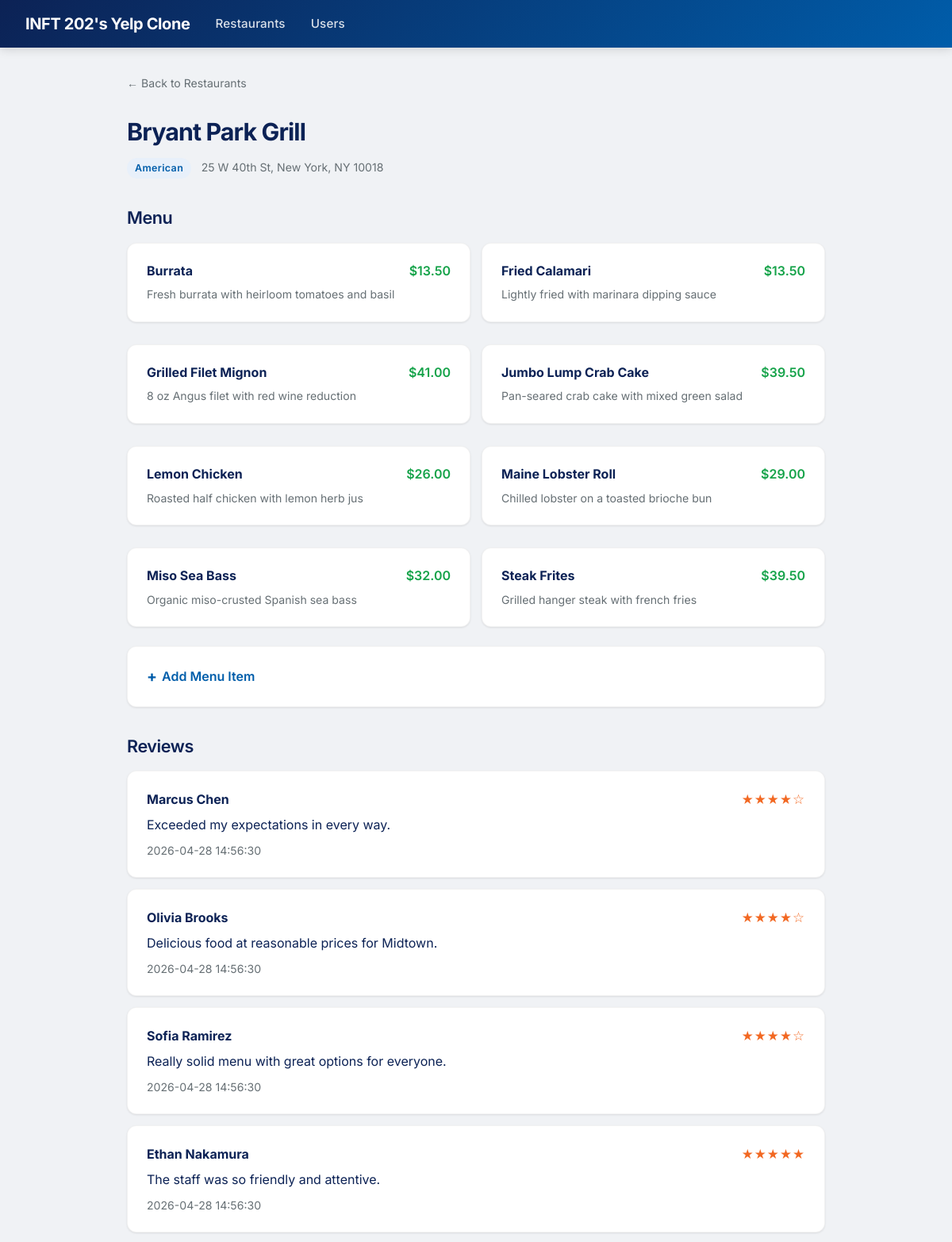
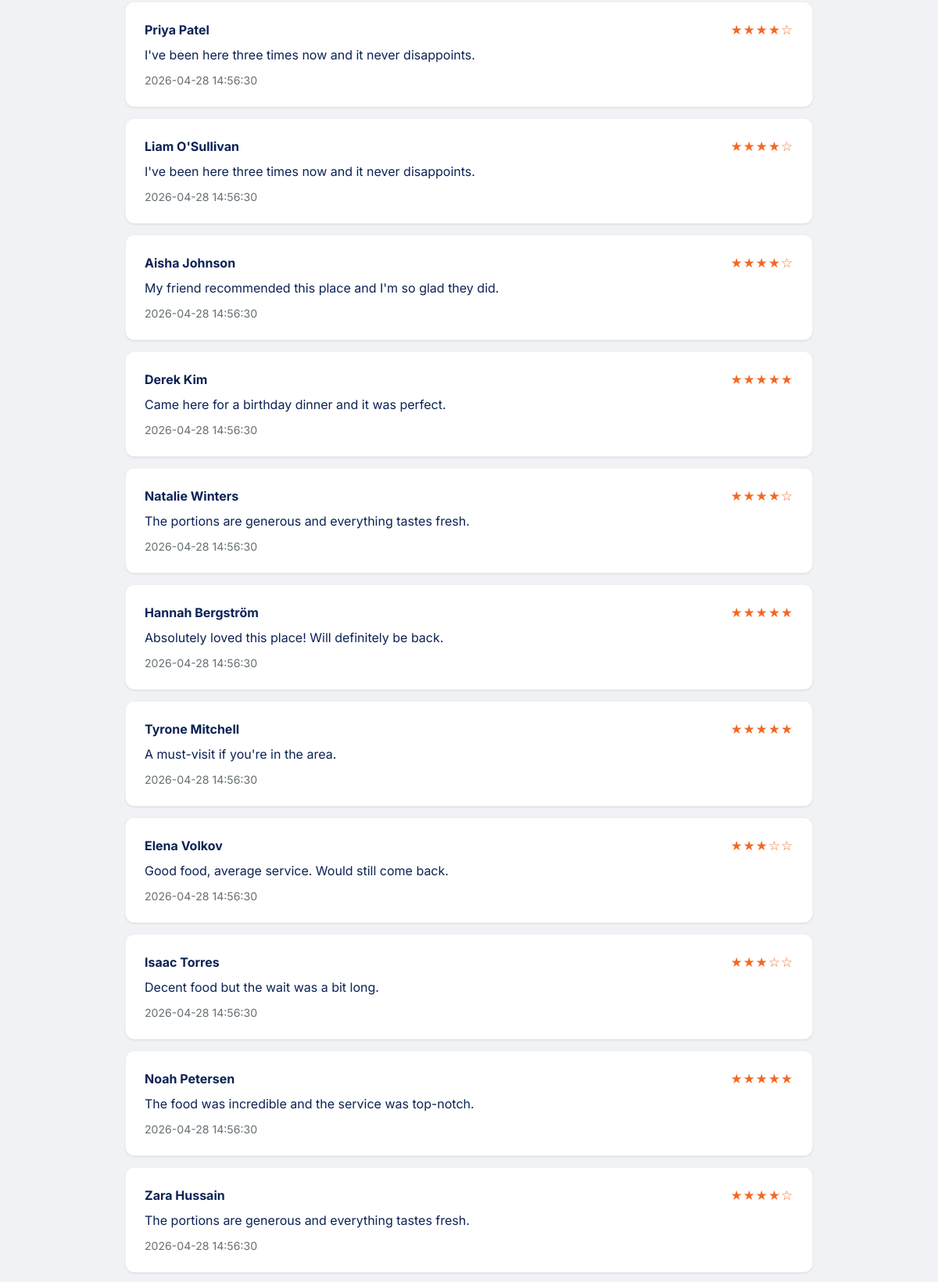
Page /restaurants/6 (upper part) on the committed database (2 pictures, top to bottom).
### tables this page shows
CREATE TABLE restaurants (
            id INTEGER PRIMARY KEY AUTOINCREMENT,
            name TEXT NOT NULL,
            address TEXT NOT NULL,
            cuisine TEXT NOT NULL,
            created_at TIMESTAMP DEFAULT CURRENT_TIMESTAMP
        );

CREATE TABLE menu_items (
            id INTEGER PRIMARY KEY AUTOINCREMENT,
            restaurant_id INTEGER NOT NULL,
            name TEXT NOT NULL,
            description TEXT,
            price REAL NOT NULL,
            FOREIGN KEY (restaurant_id) REFERENCES restaurants(id)
        );

CREATE TABLE reviews (
            id INTEGER PRIMARY KEY AUTOINCREMENT,
            user_id INTEGER NOT NULL,
            restaurant_id INTEGER NOT NULL,
            rating INTEGER NOT NULL CHECK(rating BETWEEN 1 AND 5),
            comment TEXT,
            created_at TIMESTAMP DEFAULT CURRENT_TIMESTAMP,
            FOREIGN KEY (user_id) REFERENCES users(id),
            FOREIGN KEY (restaurant_id) REFERENCES restaurants(id)
        );

CREATE TABLE users (
            id INTEGER PRIMARY KEY AUTOINCREMENT,
            name TEXT NOT NULL,
            email TEXT NOT NULL UNIQUE,
            created_at TIMESTAMP DEFAULT CURRENT_TIMESTAMP
        );

### app.py (the view)
@app.route("/restaurants/<int:id>")
def show_restaurant(id):
    db = get_db()
    restaurant = db.execute("SELECT * FROM restaurants WHERE id = ?", (id,)).fetchone()
    reviews = db.execute("""
        SELECT reviews.*, users.name AS user_name
        FROM reviews JOIN users ON reviews.user_id = users.id
        WHERE reviews.restaurant_id = ?
        ORDER BY reviews.created_at DESC
    """, (id,)).fetchall()
    menu_items = db.execute(
        "SELECT * FROM menu_items WHERE restaurant_id = ? ORDER BY name", (id,)
    ).fetchall()
    users = db.execute("SELECT * FROM users ORDER BY name").fetchall()
    return render_template(
        "restaurant.html",
        restaurant=restaurant, reviews=reviews,
        menu_items=menu_items, users=users,
    )

### app.py (called while the page is built)
def get_db():
    if "db" not in g:
        g.db = sqlite3.connect(DATABASE)
        g.db.row_factory = sqlite3.Row
        g.db.execute("PRAGMA foreign_keys = ON")
    return g.db

### templates/restaurant.html (shortened to what this page needs)
{% extends "base.html" %}
{% block content %}
<div style="margin-bottom:24px;">
    <a href="/" class="muted" style="text-decoration:none;">&larr; Back to Restaurants</a>
</div>
<h1>{{ restaurant.name }}</h1>
<p style="margin-bottom:4px;">
    <span class="badge badge-cuisine">{{ restaurant.cuisine }}</span>
    <span class="muted" style="margin-left:8px;">{{ restaurant.address }}</span>
</p>
<div class="section">
    <h2>Menu</h2>
    {% if menu_items %}
    <div class="grid">
        {% for item in menu_items %}
        <div class="card">
            <div style="display:flex; justify-content:space-between; align-items:baseline; gap:8px;">
                <strong>{{ item.name }}</strong>
                <span class="price">${{ "%.2f"|format(item.price) }}</span>
            </div>
            {% if item.description %}<p class="muted" style="margin-top:6px;">{{ item.description }}</p>{% endif %}
        </div>
        {% endfor %}
    </div>
    {% else %}
    <p class="muted">No menu items yet.</p>
    {% endif %}
    <details class="card" style="margin-top:10px;">
        <summary>Add Menu Item</summary>
    </details>
</div>
<div class="section">
    <h2>Reviews</h2>
    {% if reviews %}
    {% for review in reviews %}
    <div class="card">
        <div style="display:flex; justify-content:space-between; align-items:center; margin-bottom:6px;">
            <strong>{{ review.user_name }}</strong>
            <span class="star-visual">
                {% for i in range(1, 6) %}{% if i <= review.rating %}&#9733;{% else %}&#9734;{% endif %}{% endfor %}
            </span>
        </div>
        {% if review.comment %}<p style="margin-bottom:8px;">{{ review.comment }}</p>{% endif %}
        <p class="muted">{{ review.created_at }}</p>
    </div>
    {% endfor %}
    {% else %}
    <p class="muted">No reviews yet. Be the first!</p>
    {% endif %}
</div>
{% endblock %}

### templates/base.html (style rules this page uses)
* { box-sizing: border-box; margin: 0; padding: 0; }
body { font-family: 'Inter', Arial, sans-serif; background: #f0f2f5; color: #0C2255; line-height: 1.6; }
h1 { font-size: 1.9em; font-weight: 700; margin-bottom: 8px; letter-spacing: -0.03em; color: #0C2255; }
h2 { font-size: 1.35em; font-weight: 600; margin-bottom: 14px; letter-spacing: -0.02em; color: #0C2255; }
.card { background: white; border-radius: 12px; padding: 22px 24px; margin-bottom: 14px; box-shadow: 0 1px 3px rgba(0,0,0,0.06), 0 1px 2px rgba(0,0,0,0.04); border: 1px solid rgba(0,0,0,0.05); transition: box-shadow 0.2s, transform 0.2s; }
.star-visual { color: #F26822; letter-spacing: 1px; font-size: 1.05em; }
.muted { color: #666F74; font-size: 0.88em; }
.badge { display: inline-block; padding: 3px 10px; border-radius: 20px; font-size: 0.78em; font-weight: 600; letter-spacing: 0.03em; }
.badge-cuisine { background: #e8f0fa; color: #005DAA; }
.price { color: #16a34a; font-weight: 600; }
.grid { display: grid; grid-template-columns: 1fr 1fr; gap: 14px; }
details.card { cursor: default; }
details summary { cursor: pointer; font-weight: 600; color: #005DAA; list-style: none; display: flex; align-items: center; gap: 6px; }
details summary::before { content: "+"; font-size: 1.2em; font-weight: 700; }
.section { margin-top: 32px; }

### rows in the picture
restaurants: name "Bryant Park Grill", cuisine "American", address "25 W 40th St, New York, NY 10018"
menu_items: name "Burrata", price "13.50", description "Fresh burrata with heirloom tomatoes and basil"
menu_items: name "Fried Calamari", price "13.50", description "Lightly fried with marinara dipping sauce"
menu_items: name "Grilled Filet Mignon", price "41.00", description "8 oz Angus filet with red wine reduction"
menu_items: name "Jumbo Lump Crab Cake", price "39.50", description "Pan-seared crab cake with mixed green salad"
menu_items: name "Lemon Chicken", price "26.00", description "Roasted half chicken with lemon herb jus"
menu_items: name "Maine Lobster Roll", price "29.00", description "Chilled lobster on a toasted brioche bun"
menu_items: name "Miso Sea Bass", price "32.00", description "Organic miso-crusted Spanish sea bass"
menu_items: name "Steak Frites", price "39.50", description "Grilled hanger steak with french fries"
reviews: user_name "Marcus Chen", rating 4 (drawn), comment "Exceeded my expectations in every way.", created_at "2026-04-28 14:56:30"
reviews: user_name "Olivia Brooks", rating 4 (drawn), comment "Delicious food at reasonable prices for Midtown.", created_at "2026-04-28 14:56:30"
reviews: user_name "Sofia Ramirez", rating 4 (drawn), comment "Really solid menu with great options for everyone.", created_at "2026-04-28 14:56:30"
reviews: user_name "Ethan Nakamura", comment "The staff was so friendly and attentive.", created_at "2026-04-28 14:56:30"
reviews: user_name "Priya Patel", rating 4 (drawn), comment "I've been here three times now and it never disappoints.", created_at "2026-04-28 14:56:30"
reviews: user_name "Liam O'Sullivan", rating 4 (drawn), comment "I've been here three times now and it never disappoints.", created_at "2026-04-28 14:56:30"
reviews: user_name "Aisha Johnson", rating 4 (drawn), comment "My friend recommended this place and I'm so glad they did.", created_at "2026-04-28 14:56:30"
reviews: user_name "Derek Kim", comment "Came here for a birthday dinner and it was perfect.", created_at "2026-04-28 14:56:30"
reviews: user_name "Natalie Winters", rating 4 (drawn), comment "The portions are generous and everything tastes fresh.", created_at "2026-04-28 14:56:30"
reviews: user_name "Hannah Bergström", comment "Absolutely loved this place! Will definitely be back.", created_at "2026-04-28 14:56:30"
reviews: user_name "Tyrone Mitchell", comment "A must-visit if you're in the area.", created_at "2026-04-28 14:56:30"
reviews: user_name "Elena Volkov", rating 3 (drawn), comment "Good food, average service. Would still come back.", created_at "2026-04-28 14:56:30"
reviews: user_name "Isaac Torres", rating 3 (drawn), comment "Decent food but the wait was a bit long.", created_at "2026-04-28 14:56:30"
reviews: user_name "Noah Petersen", comment "The food was incredible and the service was top-notch.", created_at "2026-04-28 14:56:30"
reviews: user_name "Zara Hussain", rating 4 (drawn), comment "The portions are generous and everything tastes fresh.", created_at "2026-04-28 14:56:30"
